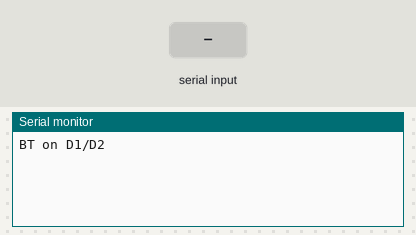
A sketch run on a simulated ESP8266 (NodeMCU). Shown: the last lines printed to the serial monitor. The inputs (shaded band) are chosen by the test bench.

Above: at 1.2 s.
1.3 s: "1" received over the second serial link
At 2.5 s:
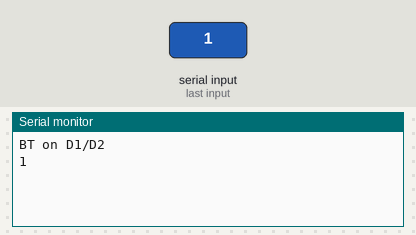
2.8 s: "0" received over the second serial link
At 3.8 s:
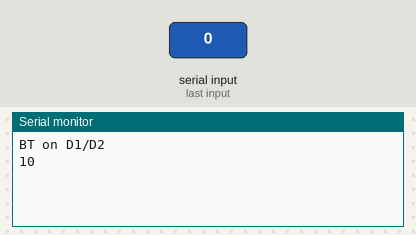

The sketch:

Bluetooth.ino
```cpp
#include <SoftwareSerial.h>

// RX, TX (use D1 as RX, D2 as TX)
SoftwareSerial BTserial(D1, D2);

void setup()
{
  Serial.begin(115200);
  BTserial.begin(9600);   // HC-05 default
  Serial.println("BT on D1/D2");
}

void loop()
{
  if (BTserial.available()) Serial.write(BTserial.read());
  if (Serial.available()) BTserial.write(Serial.read());
}
```

Measured:
- after the input at 1.3 s, the serial monitor: prints a new line at once (image 1)
- after the input at 2.8 s, the serial monitor: prints a new line at once (image 2)
